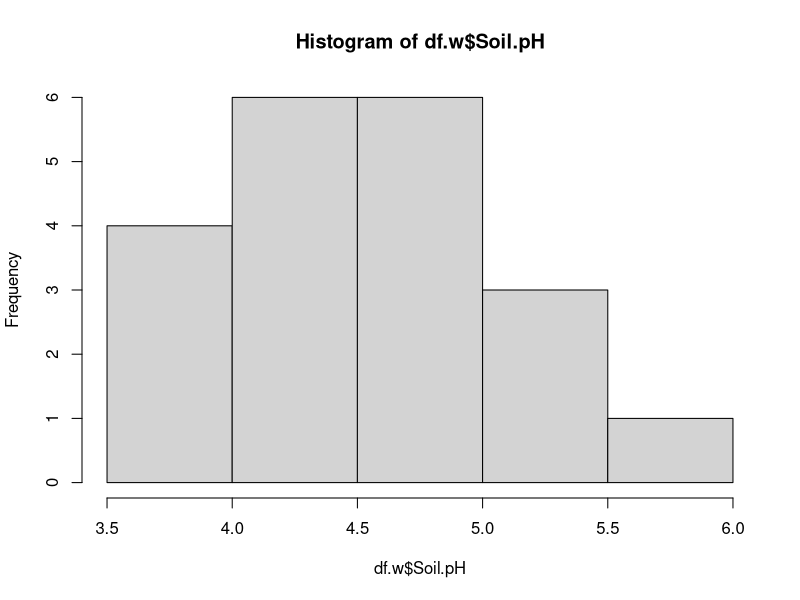

Source code (R):
## ---- chunk 1
knitr::opts_chunk$set(echo = TRUE)
knitr::opts_knit$set(root.dir = '/Users/nicholaskortessis/Library/CloudStorage/GoogleDrive-kortessn@wfu.edu/My Drive/Import/Wake Forest/Teaching/2025 - Spring/BIO 380/Lab/Wk2')
## ---- chunk 2
x <- 3*4
x
is.vector(x)
length(x)
x[2] <- 100
x
x[5] <- 3
x
## ---- chunk 3
(y <- 1:3)
(z <- 3:7)
z^2
y+z
## ---- chunk 4
(z <- 3:8)
y+z
## ---- chunk 5
(x <- c("cabbage", pi, TRUE, 4.3))
length(x)
mode(x)
class(x)
## ---- chunk 6
n <- 8
set.seed(1) # This ensures we all have the same values
(w <- round(rnorm(n), 2))
typeof(w)
mode(w)
class(w)
(x <- 1:n)
## ---- chunk 7
x[3]
## ---- chunk 8
x[-3]
## ---- chunk 9
(y <- LETTERS[1:n])
## ---- chunk 10
(z <- runif(n) > 0.3)
## ---- chunk 11
(v <- factor(rep(LETTERS[9:12], each = 2)))
v[3]
## ---- chunk 12
str(w)
str(x)
str(y)
str(z)
str(v)
## ---- chunk 13
(m1 <- matrix(letters[1:25], nrow = 5, ncol = 5))
## ---- chunk 14
(m1 <- matrix(letters[1:25], nrow = 5, ncol = 5, byrow = TRUE))

## ---- chunk 15
dim(m1)
## ---- chunk 16
m1[2,3] #read: go to second row and third column of m1.
m1[1,1]
m1[2,1]
m1[1,2]
## ---- chunk 17
m1[1,]
## ---- chunk 18
m1[1,-3]
## ---- chunk 19
m1[,1]
m1[-3,1]
## ---- chunk 20
m1[2:3, 3:5]
## ---- chunk 21
(m2 <- matrix(letters[1:25], nrow = 20, ncol = 5))
dim(m2)
## ---- chunk 22
(m2a <- matrix(letters[1:25], nrow = 21, ncol = 5))
## ---- chunk 23
head(m2)
## ---- chunk 24
tail(m2)
## ---- chunk 25
rownames(m2) <- paste("row", 1:20, sep = "")
colnames(m2) <- paste("col", 1:5, sep = "_")
dimnames(m2)
head(m2)
## ---- chunk 26
a <- list(c("hola mundo", "hello world", "hallo welt"),
           pi,
           c(rep(TRUE, 5), rep(FALSE, 5)),
           4.4)
a
length(a)
mode(a)
class(a)
a[1] # This works but should be avoided
a[[1]] # This is the correct way to index lists
## ---- chunk 27
a[1][2]
## ---- chunk 28
a[[1]][2]
## ---- chunk 29
getwd()
## ---- chunk 30
setwd("/Users/nicholaskortessis/Downloads")
# Now let's see where R is looking
getwd()
## ---- chunk 31
setwd("/Users/nicholaskortessis/Library/CloudStorage/GoogleDrive-kortessn@wfu.edu/My Drive/Import/Wake Forest/Teaching/2025 - Spring/BIO 380/Lab/Wk2")
MyData.df <- read.csv(file = 'MyFirstData.csv')
MyData.df
dim(MyData.df)
## ---- chunk 32
MyData.df$Height
mean(MyData.df$Height) # mean
sd(MyData.df$Height) # standard deviation
quantile(MyData.df$Height, 0.5) # median (50% quantile)
## ---- chunk 33
df.w <- read.table('worms.txt', header = T)
df.w
## ---- chunk 34
str(df.w)
## ---- chunk 35
hist(df.w$Soil.pH)
## ---- chunk 36
names(df.w)
## ---- chunk 37
?tapply
tapply(df.w$Soil.pH, df.w$Vegetation, mean)
## ---- chunk 38
# Order by slope
df.w[order(df.w$Slope), ]

# Or, in reverse order
df.w[rev(order(df.w$Slope)), ]

# Or, by Vegatation, then Slope, then Area
df.w[order(df.w$Vegetation, df.w$Slope, df.w$Area),]
## ---- chunk 39
df.w$Soil.pH < 4.5
## ---- chunk 40
df.w[df.w$Soil.pH <4.5,]
## ---- chunk 41
df.w[df.w$Damp == TRUE,]
## ---- chunk 42
df.w[df.w$Damp == TRUE & df.w$Soil.pH < 4.5]
## ---- chunk 43
df.w[df.w$Vegetation != 'Grassland', ]
## ---- chunk 44
sapply(df.w, is.numeric) 
# Now we put this into the columns to tell we only want the numeric columns
df.w[ , sapply(df.w, is.numeric)]
## ---- chunk 45
df.w[ , !sapply(df.w, is.numeric)]
## ---- chunk 46
subset(df.w, subset = df.w$Soil.pH < 4.5, select = c('Vegetation', 'Worm.density'))
## ---- chunk 47
subset(df.w, subset = df.w$Soil.pH < 4.5)
